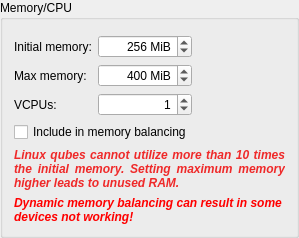
            <widget class="QGroupBox" name="groupBox_2">
             <property name="enabled">
              <bool>true</bool>
             </property>
             <property name="sizePolicy">
              <sizepolicy hsizetype="Minimum" vsizetype="Preferred">
               <horstretch>0</horstretch>
               <verstretch>0</verstretch>
              </sizepolicy>
             </property>
             <property name="title">
              <string>Memory/CPU</string>
             </property>
             <layout class="QGridLayout" name="gridLayout_4">
              <property name="topMargin">
               <number>15</number>
              </property>
              <item row="2" column="0">
               <widget class="QLabel" name="label_4">
                <property name="sizePolicy">
                 <sizepolicy hsizetype="Maximum" vsizetype="Preferred">
                  <horstretch>0</horstretch>
                  <verstretch>0</verstretch>
                 </sizepolicy>
                </property>
                <property name="text">
                 <string>VCPUs:</string>
                </property>
                <property name="buddy">
                 <cstring>vcpus</cstring>
                </property>
               </widget>
              </item>
              <item row="1" column="1">
               <widget class="QSpinBox" name="max_mem_size">
                <property name="enabled">
                 <bool>true</bool>
                </property>
                <property name="alignment">
                 <set>Qt::AlignRight|Qt::AlignTrailing|Qt::AlignVCenter</set>
                </property>
                <property name="suffix">
                 <string> MiB</string>
                </property>
                <property name="minimum">
                 <number>0</number>
                </property>
                <property name="maximum">
                 <number>10485760</number>
                </property>
                <property name="singleStep">
                 <number>50</number>
                </property>
                <property name="value">
                 <number>400</number>
                </property>
               </widget>
              </item>
              <item row="2" column="1">
               <widget class="QSpinBox" name="vcpus">
                <property name="enabled">
                 <bool>true</bool>
                </property>
                <property name="alignment">
                 <set>Qt::AlignRight|Qt::AlignTrailing|Qt::AlignVCenter</set>
                </property>
                <property name="value">
                 <number>1</number>
                </property>
               </widget>
              </item>
              <item row="0" column="1">
               <widget class="QSpinBox" name="init_mem">
                <property name="enabled">
                 <bool>true</bool>
                </property>
                <property name="alignment">
                 <set>Qt::AlignRight|Qt::AlignTrailing|Qt::AlignVCenter</set>
                </property>
                <property name="suffix">
                 <string> MiB</string>
                </property>
                <property name="minimum">
                 <number>0</number>
                </property>
                <property name="maximum">
                 <number>1048576</number>
                </property>
                <property name="singleStep">
                 <number>50</number>
                </property>
                <property name="value">
                 <number>256</number>
                </property>
               </widget>
              </item>
              <item row="5" column="0" colspan="3">
               <widget class="QLabel" name="dmm_warning_adv">
                <property name="font">
                 <font>
                  <weight>75</weight>
                  <italic>true</italic>
                  <bold>true</bold>
                 </font>
                </property>
                <property name="styleSheet">
                 <string notr="true">color:rgb(255, 0, 0)</string>
                </property>
                <property name="text">
                 <string>Dynamic memory balancing can result in some devices not working!</string>
                </property>
                <property name="wordWrap">
                 <bool>true</bool>
                </property>
               </widget>
              </item>
              <item row="0" column="0">
               <widget class="QLabel" name="label_15">
                <property name="enabled">
                 <bool>true</bool>
                </property>
                <property name="sizePolicy">
                 <sizepolicy hsizetype="Maximum" vsizetype="Preferred">
                  <horstretch>0</horstretch>
                  <verstretch>0</verstretch>
                 </sizepolicy>
                </property>
                <property name="text">
                 <string>Initial memory:</string>
                </property>
                <property name="buddy">
                 <cstring>init_mem</cstring>
                </property>
               </widget>
              </item>
              <item row="1" column="0">
               <widget class="QLabel" name="label_17">
                <property name="sizePolicy">
                 <sizepolicy hsizetype="Maximum" vsizetype="Preferred">
                  <horstretch>0</horstretch>
                  <verstretch>0</verstretch>
                 </sizepolicy>
                </property>
                <property name="text">
                 <string>Max memory:</string>
                </property>
                <property name="buddy">
                 <cstring>max_mem_size</cstring>
                </property>
               </widget>
              </item>
              <item row="3" column="0" colspan="2">
               <widget class="QCheckBox" name="include_in_balancing">
                <property name="enabled">
                 <bool>true</bool>
                </property>
                <property name="text">
                 <string>Include in memory balancing</string>
                </property>
               </widget>
              </item>
              <item row="4" column="0" colspan="3">
               <widget class="QLabel" name="warn_too_much_mem_label">
                <property name="palette">
                 <palette>
                  <active>
                   <colorrole role="WindowText">
                    <brush brushstyle="SolidPattern">
                     <color alpha="255">
                      <red>239</red>
                      <green>41</green>
                      <blue>41</blue>
                     </color>
                    </brush>
                   </colorrole>
                   <colorrole role="Text">
                    <brush brushstyle="SolidPattern">
                     <color alpha="255">
                      <red>239</red>
                      <green>41</green>
                      <blue>41</blue>
                     </color>
                    </brush>
                   </colorrole>
                   <colorrole role="PlaceholderText">
                    <brush brushstyle="SolidPattern">
                     <color alpha="128">
                      <red>239</red>
                      <green>41</green>
                      <blue>41</blue>
                     </color>
                    </brush>
                   </colorrole>
                  </active>
                  <inactive>
                   <colorrole role="WindowText">
                    <brush brushstyle="SolidPattern">
                     <color alpha="255">
                      <red>239</red>
                      <green>41</green>
                      <blue>41</blue>
                     </color>
                    </brush>
                   </colorrole>
                   <colorrole role="Text">
                    <brush brushstyle="SolidPattern">
                     <color alpha="255">
                      <red>239</red>
                      <green>41</green>
                      <blue>41</blue>
                     </color>
                    </brush>
                   </colorrole>
                   <colorrole role="PlaceholderText">
                    <brush brushstyle="SolidPattern">
                     <color alpha="128">
                      <red>239</red>
                      <green>41</green>
                      <blue>41</blue>
                     </color>
                    </brush>
                   </colorrole>
                  </inactive>
                  <disabled>
                   <colorrole role="WindowText">
                    <brush brushstyle="SolidPattern">
                     <color alpha="255">
                      <red>190</red>
                      <green>190</green>
                      <blue>190</blue>
                     </color>
                    </brush>
                   </colorrole>
                   <colorrole role="Text">
                    <brush brushstyle="SolidPattern">
                     <color alpha="255">
                      <red>190</red>
                      <green>190</green>
                      <blue>190</blue>
                     </color>
                    </brush>
                   </colorrole>
                   <colorrole role="PlaceholderText">
                    <brush brushstyle="SolidPattern">
                     <color alpha="128">
                      <red>0</red>
                      <green>0</green>
                      <blue>0</blue>
                     </color>
                    </brush>
                   </colorrole>
                  </disabled>
                 </palette>
                </property>
                <property name="font">
                 <font>
                  <weight>75</weight>
                  <italic>true</italic>
                  <bold>true</bold>
                 </font>
                </property>
                <property name="text">
                 <string>Linux qubes cannot utilize more than 10 times the initial memory. Setting maximum memory higher leads to unused RAM.</string>
                </property>
                <property name="alignment">
                 <set>Qt::AlignJustify|Qt::AlignVCenter</set>
                </property>
                <property name="wordWrap">
                 <bool>true</bool>
                </property>
               </widget>
              </item>
             </layout>
            </widget>
